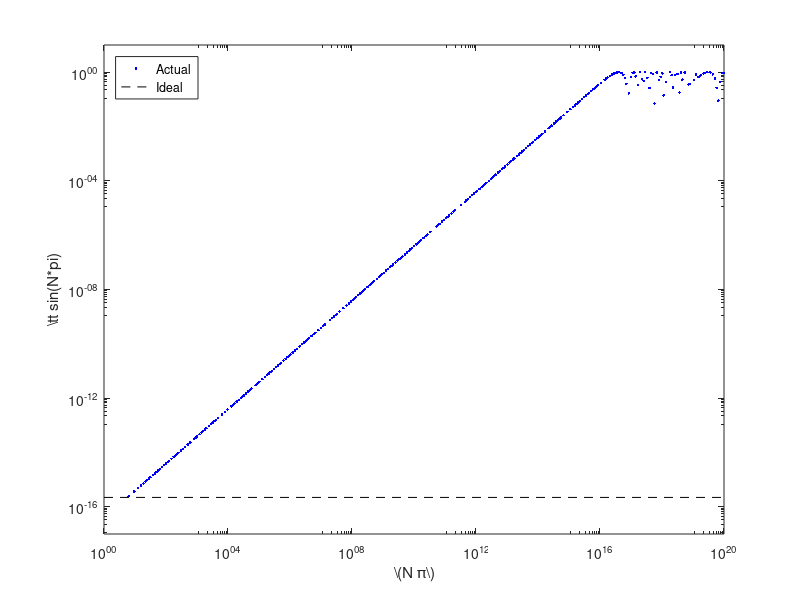

Write MATLAB code to recreate this figure.
%% Round-Off and Truncation Error in Computing \(\sin(x)\)

%% The Sine Function
% You may not think that you need a numerical method to compute \(\sin(x)\),
% but you do.  This is not a calculation that one can do exactly with
% pencil and paper.  The basic numerical idea for computing the sine
% function is the Taylor polynomial, which takes the form
%
% \begin{equation}
% \sin(y) = \underbrace{y - \frac{y^3}{6} + \frac{y^5}{120} + \cdots -
% \frac{y^{2n-1}}{(2n-1)!} }_{\text{Taylor polynomial approximation}} +
% \underbrace{\frac{\cos(\xi) y^{2n+1}}{(2n+1)!}}_{\text{truncation
% error}}, \qquad \lvert \xi \rvert \le \lvert y \rvert. 
% \tag{Taylor} 
% \end{equation}
%
% By choosing \(n\) large enough, one may ensure that the truncation error
% is smaller than round-off error.  However, for large \(y\) the value of
% \(n\) would need to be quite large.  Thus, the first step in computing
% \(\sin(x)\) is to find a small value of \(y\) for which \(\sin(y) =
% \sin(x)\).  This is true for
%
% \begin{equation}
% y=x - 2\pi \left\lfloor \frac{x+\pi}{2\pi} \right \rfloor \in
% [-\pi,\pi). \tag{Reduce}
% \end{equation}
%
% The combination of these two equations, (Reduce) and (Taylor), is roughly
% how \(\sin(x)\) is computed numerically.

%% Round-Off Error
% Even though this numerical method for computing \(\sin(x)\) may look
% good, it is susceptible to round-off error when \(\lvert x\rvert\) is large.  This
% can be demonstrated as follows:

n=1000; %number of points to evaluate sin(x) at
fac=ceil(10*rand(1,n)); %random integers from 1 to 10
pow=floor(65*rand(1,n)); %random integers from 0 to 64
x=(2.^pow).*fac.*pi; %random integer multiples of pi
sinxexact=zeros(1,n); %true answer for sin(x)
sinxapprox=sin(x); %numerically computed answer using MATLAB's sin function
err=abs(sinxexact-sinxapprox); %error
figure %plot the error
h=loglog(x,err,'b.',[1 1e20],[eps,eps],'k--');
axis([1 1e20 1e-17 10]) %set the axes
set(gca,'xtick',10.^(0:4:20),'ytick',10.^(-16:4:1)) %label the axes
xlabel('\(N \pi\)')
ylabel('{\tt sin(N*pi)}')
legend(h,{'Actual','Ideal'},'location','northwest')
print -depsc SineRoundoff.eps

%%
% The reason for the severe round-off for large \(\lvert x\rvert\) is that
% in (Reduce) the two numbers \(x\) and \(\displaystyle 2\pi \left\lfloor
% \frac{x+\pi}{2\pi} \right \rfloor\) are quite close to each other,
% relatively speaking. Subtracting them causes a loss of accuracy, called
% cancellation error because digits cancel.

%% Truncation Error
% Now we turn ourselves to the possible error in (Taylor).  Since (Reduce)
% provides a value of \(y\) that with \(\lvert y \rvert \le \pi\), we can
% make the error of the Taylor polynomial small enough by choosing
%
% \[ \left \lvert \frac{\cos(\xi) y^{2n+1}}{(2n+1)!} \right \rvert \le \left
% \lvert \frac{\pi^{2n+1}}{(2n+1)!} \right \rvert \le \epsilon_{\text{machine}} =
% 2^{-53}. \]
% 
% This inequality holds for \(n \ge 14\).  Thus, if we choose \(n = 14\)
% and take some random values of \(x\), the approxmation to \(\sin(x)\) is
% as follows:

x = 20*rand(1,8) - 10 %random values of x
sinx = sin(x);
y = x - 2*pi*floor((x + pi)/(2*pi)); %reduce the argument to lying in [-pi,pi)
y2 = y.*y; %y squared
sinTaylor = y.*(1-(y2/6).*(1-(y2/20).*(1-(y2/42).*(1-(y2/72).*(1-(y2/110).* ...
   (1-(y2/156).*(1-(y2/210).*(1-(y2/272).*(1-(y2/342).*(1-(y2/420).* ...
   (1-(y2/506).* (1-(y2/600).* (1-(y2/702)))))))))))))); 
   %Taylor polynomial up to the term -y^2/(27!)
difference = sinx - sinTaylor %difference between MATLAB's sin and our sin
   
%%
% The difference between MATLAB's built-in |sin| function and our Taylor
% polynomial approximation is on the order of machine epsilon.
%
% However, if we choose a smaller value of \(n\), say, \(n = 8\), then the
% truncation error is larger than the round-off error

sinTaylor = y.*(1-(y2/6).*(1-(y2/20).*(1-(y2/42).*(1-(y2/72).*(1-(y2/110).* ...
    (1-(y2/156).*(1-(y2/210)))))))); 
   %Taylor polynomial up to the term -y^2/(15!)
difference = sinx - sinTaylor %difference between MATLAB's sin and our sin

%%
% _Author: Fred J. Hickernell_
